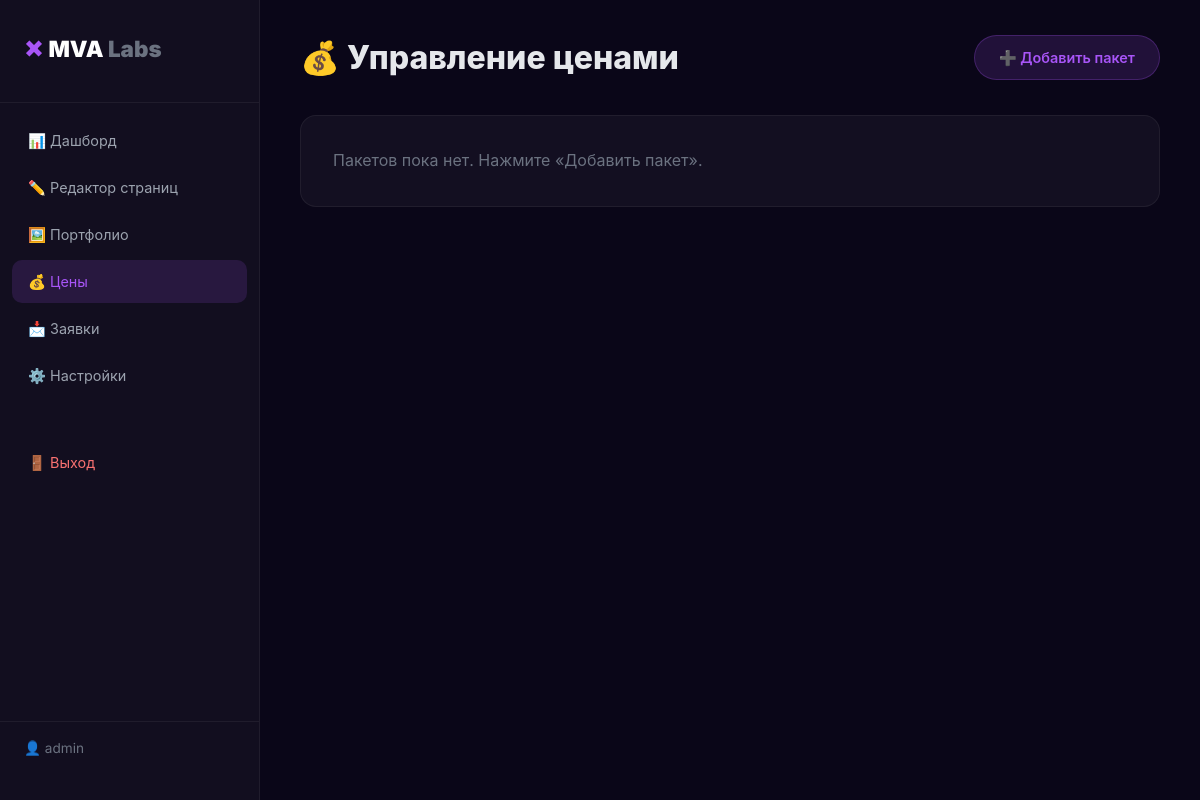
The page /admin/prices.php (signed in) on the database as committed earlier.
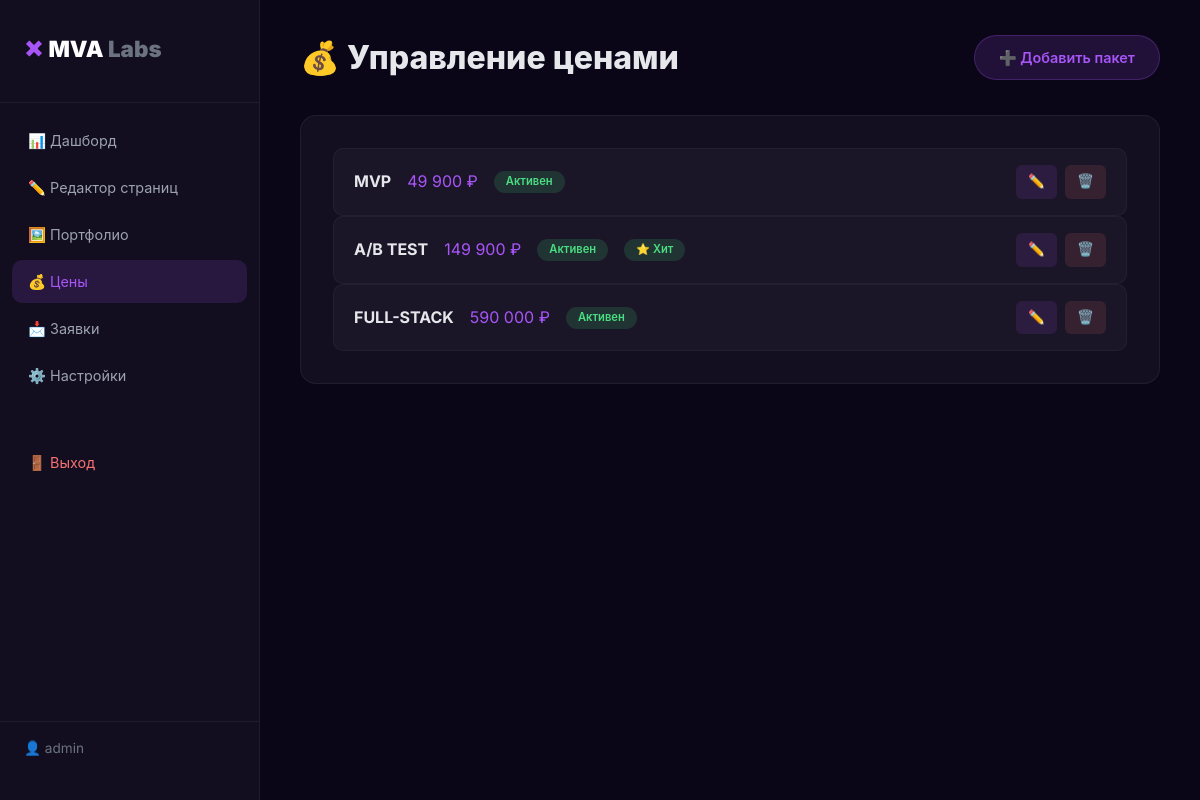
The same page on the database as committed later.
### tables this page shows
CREATE TABLE `price_packages` (
    `id` INT(11) NOT NULL AUTO_INCREMENT,
    `name` VARCHAR(100) NOT NULL,
    `badge` VARCHAR(100),
    `price` VARCHAR(100) NOT NULL,
    `features` TEXT,
    `note` VARCHAR(255),
    `popular` TINYINT(1) DEFAULT 0,
    `sort_order` INT(11) DEFAULT 0,
    `active` TINYINT(1) DEFAULT 1,
    PRIMARY KEY (`id`)
);

### admin/prices.php (the view, shortened to what this page needs)
<?php
require_once 'config.php';
$action = $_GET['action'] ?? 'list';
$editItem = null;
$packages = $pdo->query("SELECT * FROM price_packages ORDER BY sort_order, id")->fetchAll();
?>
<!DOCTYPE html>
<html lang="ru">
<head>
    <link rel="stylesheet" href="style.css">
</head>
<body>
    <div class="admin-wrapper">
        <aside class="sidebar">
            <div class="sidebar__logo">
                <span class="logo__multiply">×</span>
                <span class="logo__text">MVA <span class="logo__labs">Labs</span></span>
            </div>
            <nav class="sidebar__nav">
                <a href="/admin/index.php">📊 Дашборд</a>
                <a href="/admin/editor.php?page=hero">✏️ Редактор страниц</a>
                <a href="/admin/portfolio.php">🖼️ Портфолио</a>
                <a href="/admin/prices.php" class="active">💰 Цены</a>
                <a href="/admin/leads.php">📩 Заявки</a>
                <a href="/admin/settings.php">⚙️ Настройки</a>
                <a href="/admin/logout.php" style="margin-top: 40px; color: #F87171;">🚪 Выход</a>
            </nav>
            <div class="sidebar__user">
                👤 <?= htmlspecialchars($_SESSION['admin_username'] ?? 'Admin') ?>
            </div>
        </aside>
        <main class="admin-main">
            <div class="admin-header">
                <h1>💰 Управление ценами</h1>
                <a href="?action=add" class="btn-add">➕ Добавить пакет</a>
            </div>
            <?php if ($action === 'add' || $action === 'edit'): ?>
                <div class="form-card">
                    <h2><?= $action === 'edit' ? '✏️ Редактировать пакет' : '➕ Новый пакет' ?></h2>
                    <?php if (!empty($errorMsg)): ?>
                        <div class="alert alert-error">❌ <?= htmlspecialchars($errorMsg) ?></div>
                    <?php endif; ?>
                    <form method="POST">
                        <div class="form-row">
                            <div class="form-group">
                                <label>Название *</label>
                                <input type="text" name="name" value="<?= htmlspecialchars($editItem['name'] ?? '') ?>" class="form-control" required>
                            </div>
                            <div class="form-group">
                                <label>Бейдж (Старт / Хит продаж / …)</label>
                                <input type="text" name="badge" value="<?= htmlspecialchars($editItem['badge'] ?? '') ?>" class="form-control">
                            </div>
                        </div>
                        <div class="form-row">
                            <div class="form-group">
                                <label>Цена *</label>
                                <input type="text" name="price" value="<?= htmlspecialchars($editItem['price'] ?? '') ?>" class="form-control" placeholder="49 900 ₽" required>
                            </div>
                            <div class="form-group">
                                <label>Сортировка</label>
                                <input type="number" name="sort_order" value="<?= $editItem['sort_order'] ?? 0 ?>" class="form-control">
                            </div>
                        </div>
                        <div class="form-group">
                            <label>Состав пакета (каждый пункт с новой строки)</label>
                            <textarea name="features" rows="7" class="form-control"><?= htmlspecialchars($editItem['features'] ?? '') ?></textarea>
                            <p class="form-hint">Каждая строка станет пунктом списка</p>
                        </div>
                        <div class="form-group">
                            <label>Примечание внизу списка (например: «🔥 Оптимальный выбор»)</label>
                            <input type="text" name="note" value="<?= htmlspecialchars($editItem['note'] ?? '') ?>" class="form-control">
                        </div>
                        <div class="form-group" style="display: flex; gap: 20px; align-items: center; flex-wrap: wrap;">
                            <label style="margin: 0;">
                                <input type="checkbox" name="popular" <?= !isset($editItem) || $editItem['popular'] ? 'checked' : '' ?>>
                                Выделить карточку (хит продаж)
                            </label>
                            <label style="margin: 0;">
                                <input type="checkbox" name="active" <?= !isset($editItem) || $editItem['active'] ? 'checked' : '' ?>>
                                Активен (показывать на сайте)
                            </label>
                        </div>
                        <div style="display: flex; gap: 12px; margin-top: 16px;">
                            <button type="submit" class="btn-save">💾 Сохранить</button>
                            <a href="/admin/prices.php" class="btn-cancel">Отмена</a>
                        </div>
                    </form>
                </div>
            <?php else: ?>
                <div class="form-card">
                    <?php if (empty($packages)): ?>
                        <p style="color: #6B7280;">Пакетов пока нет. Нажмите «Добавить пакет».</p>
                    <?php else: ?>
                        <?php foreach ($packages as $pkg): ?>
                            <div class="portfolio-item">
                                <div class="portfolio-item__info">
                                    <strong><?= htmlspecialchars($pkg['name']) ?></strong>
                                    <span style="color: #A855F7; font-size: 1rem;"><?= htmlspecialchars($pkg['price']) ?></span>
                                    <span class="badge <?= $pkg['active'] ? 'badge-green' : 'badge-gray' ?>">
                                        <?= $pkg['active'] ? 'Активен' : 'Скрыт' ?>
                                    </span>
                                    <?php if ($pkg['popular']): ?>
                                        <span class="badge badge-green">⭐ Хит</span>
                                    <?php endif; ?>
                                </div>
                                <div class="portfolio-item__actions">
                                    <a href="?action=edit&id=<?= $pkg['id'] ?>" class="btn-edit">✏️</a>
                                    <a href="?action=delete&id=<?= $pkg['id'] ?>" class="btn-delete" onclick="return confirm('Удалить пакет?')">🗑️</a>
                                </div>
                            </div>
                        <?php endforeach; ?>
                    <?php endif; ?>
                </div>
            <?php endif; ?>
        </main>
    </div>
</body>
</html>

### admin/style.css (style rules this page uses)
* { margin: 0; padding: 0; box-sizing: border-box; }
body { font-family: 'Inter', -apple-system, BlinkMacSystemFont, sans-serif; background: #0A0618; color: #E5E7EB; line-height: 1.6; }
.admin-wrapper { display: flex; min-height: 100vh; }
.sidebar { width: 260px; background: rgba(255, 255, 255, 0.03); border-right: 1px solid rgba(255, 255, 255, 0.06); padding: 24px 0; display: flex; flex-direction: column; position: sticky; top: 0; height: 100vh; overflow-y: auto; flex-shrink: 0; }
.sidebar__logo { padding: 0 24px 32px; font-size: 1.4rem; font-weight: 900; border-bottom: 1px solid rgba(255, 255, 255, 0.06); }
.sidebar__logo .logo__multiply { color: #A855F7; font-size: 1.8rem; font-weight: 900; }
.sidebar__logo .logo__text { color: white; }
.sidebar__logo .logo__labs { color: #6B7280; }
.sidebar__nav { padding: 16px 12px; flex: 1; display: flex; flex-direction: column; gap: 4px; }
.sidebar__nav a { padding: 10px 16px; border-radius: 10px; color: #9CA3AF; text-decoration: none; transition: 0.2s; font-size: 0.9rem; display: flex; align-items: center; gap: 10px; }
.sidebar__nav a.active { background: rgba(168, 85, 247, 0.15); color: #A855F7; }
.sidebar__user { padding: 16px 24px; border-top: 1px solid rgba(255, 255, 255, 0.06); color: #6B7280; font-size: 0.85rem; }
.admin-main { flex: 1; padding: 32px 40px; max-width: calc(100% - 260px); }
.admin-header { display: flex; justify-content: space-between; align-items: center; margin-bottom: 32px; }
.admin-header h1 { font-size: 2rem; font-weight: 800; }
.form-card { background: rgba(255, 255, 255, 0.04); border: 1px solid rgba(255, 255, 255, 0.06); border-radius: 16px; padding: 32px; margin-bottom: 32px; }
.btn-add { padding: 10px 24px; border-radius: 50px; background: rgba(168, 85, 247, 0.15); border: 1px solid rgba(168, 85, 247, 0.25); color: #A855F7; text-decoration: none; font-weight: 600; font-size: 0.9rem; transition: 0.2s; }
.portfolio-item { display: flex; justify-content: space-between; align-items: center; padding: 16px 20px; background: rgba(255, 255, 255, 0.03); border-radius: 10px; border: 1px solid rgba(255, 255, 255, 0.04); }
.portfolio-item__info { display: flex; align-items: center; gap: 16px; flex-wrap: wrap; }
.portfolio-item__actions { display: flex; gap: 8px; }
.btn-edit, .btn-delete { padding: 6px 12px; border-radius: 6px; text-decoration: none; font-size: 0.85rem; transition: 0.2s; }
.btn-edit { background: rgba(168, 85, 247, 0.12); color: #A855F7; }
.btn-delete { background: rgba(248, 113, 113, 0.12); color: #F87171; }
.badge { padding: 2px 12px; border-radius: 50px; font-size: 0.7rem; font-weight: 600; }
.badge-green { background: rgba(74, 222, 128, 0.15); color: #4ADE80; }

Rows that differ between the two databases and show on the page:
added price_packages: name "MVP", price "49 900 ₽", active "Активен"
added price_packages: name "A/B TEST", price "149 900 ₽", active "Активен", popular "⭐ Хит"
added price_packages: name "FULL-STACK", price "590 000 ₽", active "Активен"
Other text that changed with them:
text no longer shown: "Пакетов пока нет. Нажмите «Добавить пакет»."
